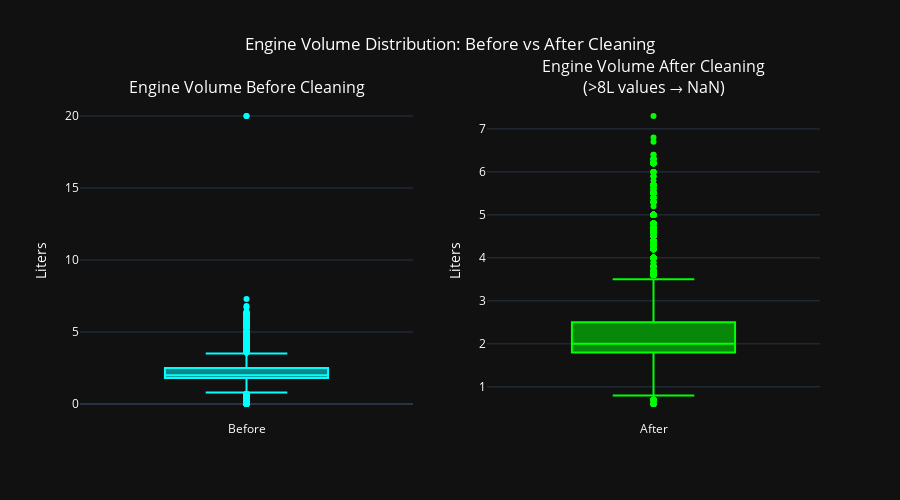

The code cell stored with this chart in its notebook:
### Code cell
from plotly.subplots import make_subplots

# Store original data for comparison
original_engine_vol = df['Engine volume'].copy()

# Clean the data (properly)
df.loc[(df['Engine volume'] > 8) | (df['Engine volume'] < 0.6), 'Engine volume'] = np.nan

# Create subplots with dark theme
fig = make_subplots(
    rows=1, cols=2,
    subplot_titles=('Engine Volume Before Cleaning', 
                    'Engine Volume After Cleaning<br>(>8L values → NaN)')
)

# Add before cleaning boxplot
fig.add_trace(
    go.Box(y=original_engine_vol, name='Before', marker_color='cyan'),
    row=1, col=1
)

# Add after cleaning boxplot
fig.add_trace(
    go.Box(y=df['Engine volume'][df['Engine volume'].notna()], name='After', marker_color='lime'),
    row=1, col=2
)

# Update layout with dark theme
fig.update_layout(
    template='plotly_dark',
    title_text='Engine Volume Distribution: Before vs After Cleaning',
    title_x=0.5,
    font=dict(color='white'),
    showlegend=False,
    height=500
)

# Update y-axis labels
fig.update_yaxes(title_text='Liters', row=1, col=1)
fig.update_yaxes(title_text='Liters', row=1, col=2)

fig.show()

### Figure 1 — Plotly figure (JSON) as saved in the notebook; plotly's stock layout.template omitted (floating-point values rounded to 4 significant figures; data arrays with more than 128 entries replaced by an {"elided": "..."} marker saying what was removed)
{"data": [{"marker": {"color": "cyan"}, "name": "Before", "type": "box", "xaxis": "x", "y": {"elided": "19237 float values"}, "yaxis": "y"}, {"marker": {"color": "lime"}, "name": "After", "type": "box", "xaxis": "x2", "y": {"elided": "19184 float values"}, "yaxis": "y2"}], "layout": {"annotations": [{"font": {"size": 16}, "showarrow": false, "text": "Engine Volume Before Cleaning", "x": 0.225, "xanchor": "center", "xref": "paper", "y": 1, "yanchor": "bottom", "yref": "paper"}, {"font": {"size": 16}, "showarrow": false, "text": "Engine Volume After Cleaning<br>(>8L values → NaN)", "x": 0.775, "xanchor": "center", "xref": "paper", "y": 1, "yanchor": "bottom", "yref": "paper"}], "font": {"color": "white"}, "height": 500, "showlegend": false, "title": {"text": "Engine Volume Distribution: Before vs After Cleaning", "x": 0.5}, "xaxis": {"anchor": "y", "domain": [0, 0.45]}, "xaxis2": {"anchor": "y2", "domain": [0.55, 1]}, "yaxis": {"anchor": "x", "domain": [0, 1], "title": {"text": "Liters"}}, "yaxis2": {"anchor": "x2", "domain": [0, 1], "title": {"text": "Liters"}}}}
